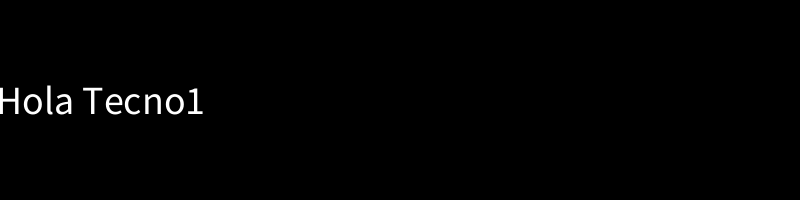
Frame 1 (no input)
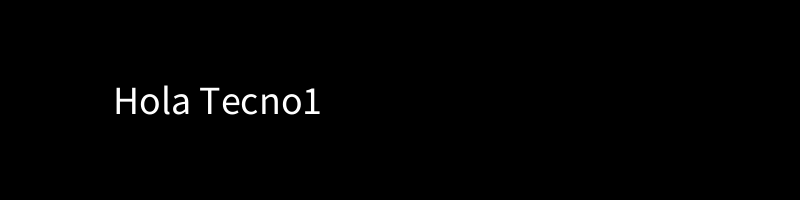
Frame 60 (the mouse pressed at the canvas centre just before this capture)
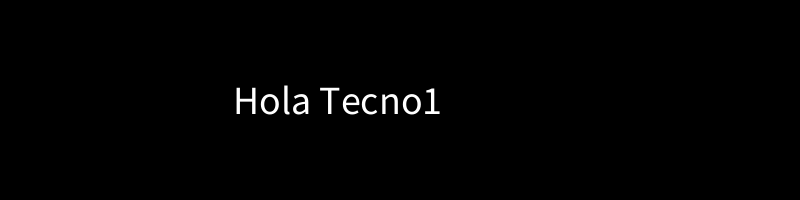
Frame 120 (the mouse held since frame 60 and released just before this capture)

The Processing sketch that drew these frames (run headless with seeded random() and noise(); from frame 60 on, the mouse is pressed at the canvas centre):

// Processing sketch: ej05b_condicional_if_rebotes
// ── ej05b_condicional_if_rebotes.pde

//condicionales1: if en keyPressed + limit animacion (comparadores)
//condicionales2: rebotes (logo dvd) + else
//condicionales3: módulo % para animar + porcentaje probabilidad random

//condicionales4: botones en mousePressed + dist + operadores
//condicionales5: logica de estados + swithc

int x = 100 ;
boolean debug;  //true or false
boolean izquierda;
int vel = 1;

void setup() { //CUANDO: una sola vez cuando se ejecuta el programa
  size( 800, 200 );
  
  debug = false;
  izquierda = true;
}

void draw() {  //CUANDO: 60 veces por segundo (promedio variable) despues del setup
  
  //dibujo
  background( 0 );
  fill( 255 );
  textAlign( CENTER, CENTER );
  textSize( 40 );
  text( "Hola Tecno1", x, 100 );
  
  //update1: limite a la derecha
  //if( x < 700 ){  //menor o igual a
  //  x++;
  //}
  
  //update2: rebotes  (calculos + movimient)
  if( x >= 700 ){  //borde derecha
    izquierda = true;
    if( vel < 10 ){
      vel++;  //cada rebota suma un punto de velocidad
    }
  }
  if( x <= 100 ){  //borde izquierda
    izquierda = false;
    if( vel < 10 ){
      vel++;  //cada rebota suma un punto de velocidad
    }
  }
  //
  if( izquierda ){
    x -= vel;
    // x = x - vel;
  } else {
    x += vel;
    // x = x + vel;
  }
  //if( izquierda == false ){
  //  x++;
  //}

  
  //debug
  if( debug ){
    textSize( 20 );
    textAlign( LEFT, CENTER );
    text( "izquierda: " + izquierda, 20, 25 );
    text( "x = " + x, 20, 50 );
    text( "vel = " + vel, 20, 75 );
  }
}

void keyPressed() {  //CUANDO: se presiona cualquier tecla del teclado
  debug = !debug;  //invertir el valor de la booleana
}

void mousePressed() {  //CUANDO: se presiona cualquier boton del mouse
 
}
